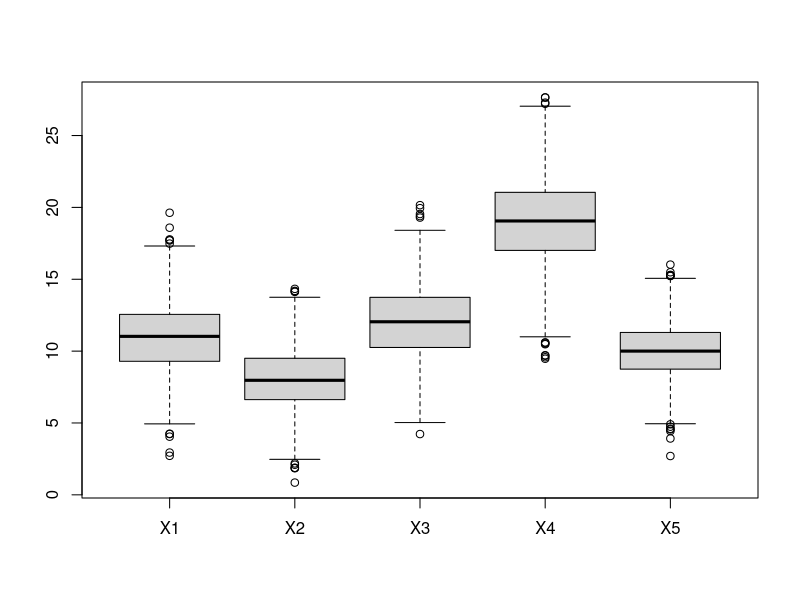

This figure's R source: (Note: this script raises an error after producing the figure.)
#1(a)

rm(list=ls()) 
library(mvtnorm)
set.seed(100)

n=1000
meanVector = c(11,8,12,19,10)
coVarianceMatrix = matrix(
                          c(6,4,3,2,1,
                            4,5,4,3,2,
                            3,4,7,4,3,
                            2,3,4,9,4,
                            1,2,3,4,4),
                          ncol=5)

x = rmvnorm(n, meanVector, coVarianceMatrix)
head(x)

#1(b)

colnames(x) = c("X1","X2","X3","X4","X5")

head(x)
boxplot(x)




#2(a)

library(mvtnorm) 

n <- c(500,1500,6000)
meanVector = c(4,5)
coVarianceMatrix = matrix(
                          c(8,-3,
                            -3,5),
                          ncol=2)

set.seed(1000)
sample = list(rmvnorm(n[1],mu,covmat),
              rmvnorm(n[2],mu,covmat),
              rmvnorm(n[3],mu,covmat))

for(j in 1:length(n)){
  mleXbar = apply(sample[[j]], 2, mean)
  cat("For sample-",j, "Mean Vector\n", mleXbar, "\n")
  
  # Covariance matrix
  mleCoVarianceMatrix1 = var(sample[[j]]) 
  
  x = sample[[j]]
  mleCoVarianceMatrix = 0
  for(i in 1:n[j]){
    xihTerm = (x[i,] - mleXbar) %*% t(x[i,] - mleXbar)  
    mleCoVarianceMatrix  = mleCoVarianceMatrix + xihTerm    
  }
  mleCoVarianceMatrix = mleCoVarianceMatrix / n[j]
  cat("Mean Vector \n")
  print(mleCoVarianceMatrix) 
  #print(mleCoVarianceMatrix1)
  cat("----------------------------\n")
}




#3

T2 = function(x, mu0){
  n = nrow(x); p = ncol(x)
  meanVector = apply(x, 2, mean)
  sum = 0
  for(i in 1:n){
    ith = (x[i,] - meanVector) %*% t(x[i,] - meanVector)
    sum = sum + ith
  }
  result = n * (t(meanVector - mu0) %*% solve(sum/p) %*% (meanVector - mu0))
  return(result)
}

# Example of book
y1 = c(6, 10, 8)
y2 = c(9, 6, 3)
mu0  = c(9, 5)
x = cbind(y1, y2)

T2(x, mu0)


y1 <-c(580,473,664,739,143,127,703,108,185,111,815,770,759,928,849)
y2 <- c(516,319,369,193,853,632,551,578,074,544,365,522,205,360,137)
y3 <- c(613,514,782,293,927,512,936,856,244,618,500,542,443,402,396)
y4 <- c(750,963,107,530,121,837,118,113,663,816,930,570,789,611,700)
y5 <- c(185,183,211,189,216,195,215,223,163,190,208,170,197,156,190)
mu0 = c(108, 500, 600, 700, 180)
x = cbind(y1, y2, y3, y4, y5)

T2(x, mu0)









